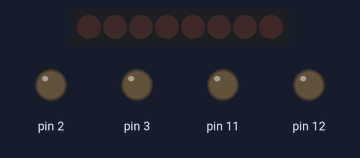
Bench run of a sketch on a simulated Arduino Uno, built with avr-gcc and run on an emulated ATmega328P. Parts: 8 shift-register outputs drawn as a row of LEDs (first output left, lit = HIGH), output pins drawn as LEDs (lit = HIGH). Wiring (inferred from the names in the program): shift register (74HC595): data pin 6; shift clock pin 8; latch pin 7. Wiring (inferred from the signals the program sends): row of LEDs: on Q0, Q1, Q2, Q3, Q4, Q5, Q6, Q7. Pins used as bus, display or sensor lines are not drawn.

Above: at 0.2 s.
At 1.2 s:
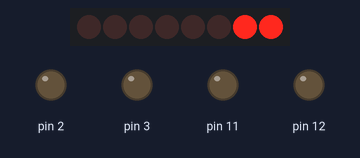
At 1.7 s:
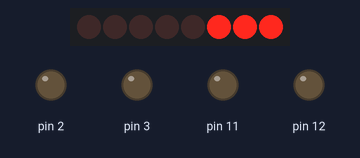
At 2.7 s:
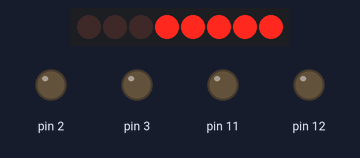
At 3.7 s:
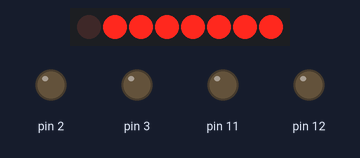
At 5.2 s:
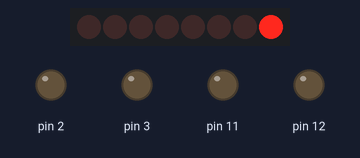
Timing chart, 0 to 5.9 s (numbered marks = the images above):
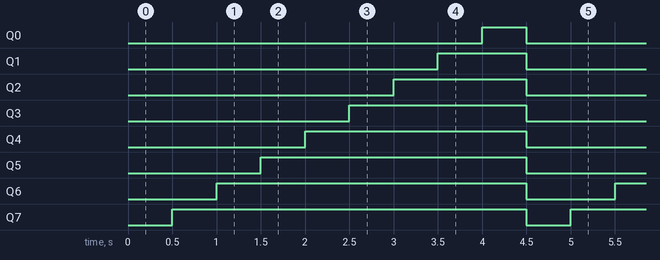

Measured:
- by itself, Q0: alternates HIGH for 0.50 s and LOW for 4.0 s
- by itself, Q1: alternates HIGH for 1.0 s and LOW for 3.5 s
- by itself, Q2: alternates HIGH for 1.5 s and LOW for 3.0 s
- by itself, Q3: alternates HIGH for 2.0 s and LOW for 2.5 s
- by itself, Q4: alternates HIGH for 2.5 s and LOW for 2.0 s
- by itself, Q5: alternates HIGH for 3.0 s and LOW for 1.5 s
- by itself, Q6: alternates HIGH for 3.5 s and LOW for 1.0 s
- by itself, Q7: alternates HIGH for 4.0 s and LOW for 0.50 s

The sketch:

sketch_apr26a_Debugger.ino
```cpp
int latchPin = 7;  // RCLK (Register Clock / Latch) Pin des 74HC595 ist verbunden mit dem digitalen Pin 5
int clockPin = 8; // SRCLK (Shit Register Clock) Pin des 74HC595 ist verbunden mit dem digitalen Pin 6
int dataPin = 6;  // SER (Serial input) Pin des 74HC595 ist verbunden mit dem digitalen Pin 4

byte leds = 0;    // Hier speichern wir den Zustand der acht LEDs

void setup()
{
  // Alle Pins für den 74HC595 des Arduino auf OUTPUT (=Ausgang) setzen
  pinMode(latchPin, OUTPUT);
  pinMode(dataPin, OUTPUT);
  pinMode(clockPin, OUTPUT);

  // Rows
  pinMode(2, OUTPUT);
  pinMode(3, OUTPUT);
  pinMode(11, OUTPUT);
  pinMode(12, OUTPUT);

}

void loop()
{

  digitalWrite(2, LOW);
  digitalWrite(3, LOW);
  digitalWrite(11, LOW);
  digitalWrite(12, LOW);

/*
digitalWrite(clockPin, LOW); // 11 at shift register
digitalWrite(latchPin, LOW); // 12 at shift register
digitalWrite(dataPin, HIGH); // 14 at shift register
*/


    bitSet(leds, 1);    // an der Position i in der Variable leds das Bit auf 1 setzen
    updateShiftRegister();


  leds = 0; // Alle LEDs ausschalten

  updateShiftRegister();
  delay(500);

  for (int i = 0; i < 8; i++) // Eine LED nach der anderen einschalten
  {
    bitSet(leds, i);    // an der Position i in der Variable leds das Bit auf 1 setzen
    updateShiftRegister();
    delay(500);
  }


}

/*
 * updateShiftRegister() - Diese Funktion setzt den latchPin auf LOW und ruft dann die Arduino-Funktion "shiftOut" auf, um den Inhalt der Variablen "leds" im Schieberegister zu verschieben, bevor der latchPin wieder auf HIGH gesetzt wird.
 */
void updateShiftRegister()
{
   digitalWrite(latchPin, LOW);
   shiftOut(dataPin, clockPin, LSBFIRST, leds);
   digitalWrite(latchPin, HIGH);
}
```
